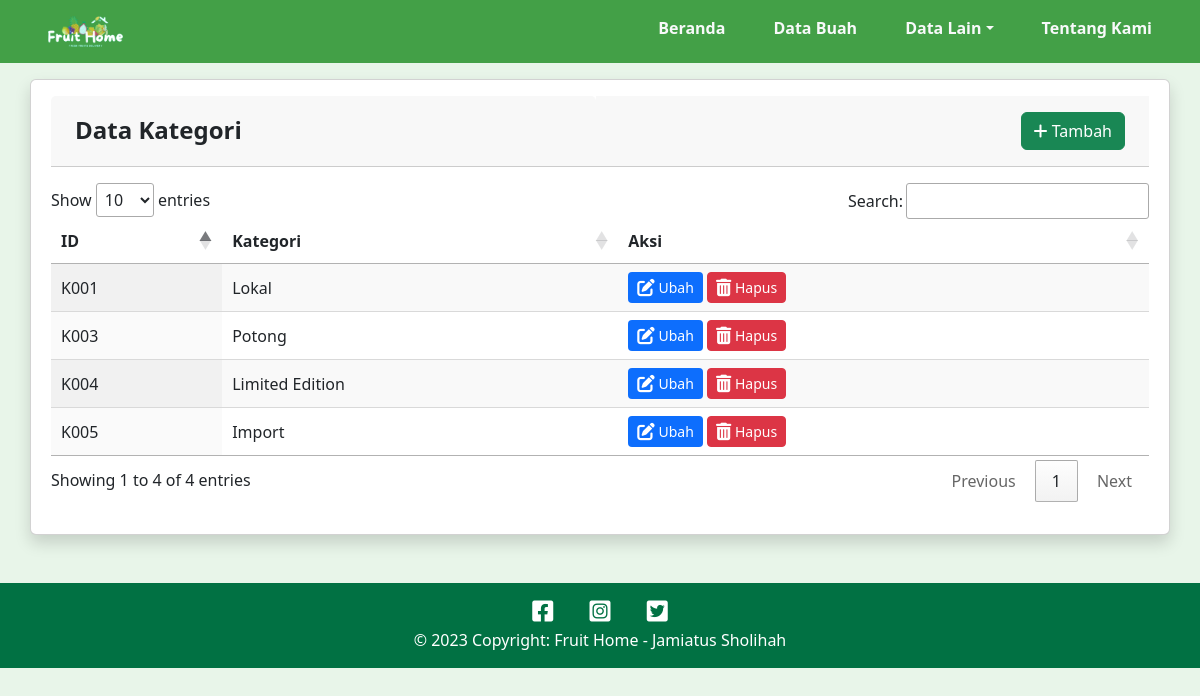
The page /kategori/kategori.php on the database its author committed.
### tables this page shows
CREATE TABLE `kategori` (
  `id_kategori` varchar(10) NOT NULL,
  `nama_kategori` varchar(50) NOT NULL
);

### kategori/kategori.php (the view, shortened to what this page needs)
<!DOCTYPE html>
<html lang="en">
<head>
    <link rel="stylesheet" href="../css/style.css" type="text/css">
    <link rel="stylesheet" href="https://cdnjs.cloudflare.com/ajax/libs/font-awesome/6.3.0/css/all.min.css" />
    <link href="https://cdn.jsdelivr.net/npm/bootstrap@5.3.0-alpha3/dist/css/bootstrap.min.css" rel="stylesheet">
    <link rel="stylesheet" href="https://cdn.datatables.net/1.13.4/css/jquery.dataTables.css" />
</head>
<body>
    <?php
        include "../koneksi.php";
    ?>
    <?php include ('../layout/navbar.php')?>
    <div class="container card shadow p-3 mb-3 rounded mt-3">
        <div class="row px-3">
            <div class="col card-header py-3 ps-4 fw-bold fs-4">Data Kategori</div>
            <div class="col card-header py-3 ps-4 text-right pe-4">
                <button type="button" class="btn btn-success" style="float:right;"data-bs-toggle="modal" data-bs-target="#modalTambah">
                    <i class="fa-solid fa-plus"></i>&nbsp;Tambah
                </button>
            </div>
        </div>
        <div class="container px-1 mt-3 mb-3">
            <table id="katTable" class="display">
                <thead>
                    <th>ID</th>
                    <th>Kategori</th>
                    <th>Aksi</th>
                </thead>
                <tbody>
                <?php
                $kategori = mysqli_query($conn,"SELECT * FROM kategori");
                while ($data = mysqli_fetch_array($kategori)):
                ?>
                    <td><?= $data["id_kategori"];?></td>
                    <td><?= $data["nama_kategori"];?></td>
                    <td>
                        <a href="" class="btn btn-sm bg-primary text-white" data-bs-toggle="modal" data-bs-target="#modalEdit<?= $data['id_kategori'] ?>"><i class="fa-solid fa-pen-to-square fa-lg"></i> Ubah</a>
                        <a href="proses_delete.php?id_kategori=<?php echo $data['id_kategori']; ?>" onclick="return confirm('Apakah yakin ini dihapus?')"  class="btn btn-sm btn-danger"><i class="fa-solid fa-trash-can fa-lg"></i> Hapus</a>
                    </td>
                <?php endwhile;?>
                </tbody>
            </table>
        </div>
    </div>
    <?php include ('../layout/footer.php')?>
</body>
</html>

### css/style.css (style rules this page uses)
* { margin: 0; padding: 0; box-sizing: border-box; text-decoration: none; list-style: none; }
body { background: #E8F5E9; }

### rows shown on the page
kategori: id_kategori "K001", nama_kategori "Lokal"
kategori: id_kategori "K003", nama_kategori "Potong"
kategori: id_kategori "K004", nama_kategori "Limited Edition"
kategori: id_kategori "K005", nama_kategori "Import"
